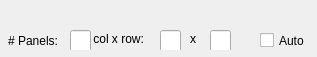
       <widget class="QFrame" name="frame_12" >
        <property name="geometry" >
         <rect>
          <x>3</x>
          <y>394</y>
          <width>317</width>
          <height>57</height>
         </rect>
        </property>
        <property name="frameShape" >
         <enum>QFrame::NoFrame</enum>
        </property>
        <property name="frameShadow" >
         <enum>QFrame::Raised</enum>
        </property>
        <widget class="QFrame" name="frame_14" >
         <property name="geometry" >
          <rect>
           <x>0</x>
           <y>30</y>
           <width>315</width>
           <height>20</height>
          </rect>
         </property>
         <property name="frameShape" >
          <enum>QFrame::NoFrame</enum>
         </property>
         <property name="frameShadow" >
          <enum>QFrame::Raised</enum>
         </property>
         <widget class="QLabel" name="label_7" >
          <property name="geometry" >
           <rect>
            <x>8</x>
            <y>0</y>
            <width>59</width>
            <height>21</height>
           </rect>
          </property>
          <property name="text" >
           <string># Panels:</string>
          </property>
         </widget>
         <widget class="QLineEdit" name="npanels" >
          <property name="geometry" >
           <rect>
            <x>70</x>
            <y>0</y>
            <width>21</width>
            <height>22</height>
           </rect>
          </property>
         </widget>
         <widget class="QLineEdit" name="npanelsx" >
          <property name="geometry" >
           <rect>
            <x>160</x>
            <y>0</y>
            <width>21</width>
            <height>22</height>
           </rect>
          </property>
          <property name="text" >
           <string/>
          </property>
         </widget>
         <widget class="QCheckBox" name="panelauto" >
          <property name="geometry" >
           <rect>
            <x>260</x>
            <y>0</y>
            <width>51</width>
            <height>21</height>
           </rect>
          </property>
          <property name="text" >
           <string>Auto</string>
          </property>
         </widget>
         <widget class="QLabel" name="label_8" >
          <property name="geometry" >
           <rect>
            <x>90</x>
            <y>0</y>
            <width>71</width>
            <height>17</height>
           </rect>
          </property>
          <property name="text" >
           <string> col x row:</string>
          </property>
         </widget>
         <widget class="QLineEdit" name="npanelsy" >
          <property name="geometry" >
           <rect>
            <x>210</x>
            <y>0</y>
            <width>21</width>
            <height>22</height>
           </rect>
          </property>
          <property name="text" >
           <string/>
          </property>
         </widget>
         <widget class="QLabel" name="label_9" >
          <property name="geometry" >
           <rect>
            <x>190</x>
            <y>0</y>
            <width>16</width>
            <height>17</height>
           </rect>
          </property>
          <property name="text" >
           <string>x</string>
          </property>
         </widget>
        </widget>
       </widget>
